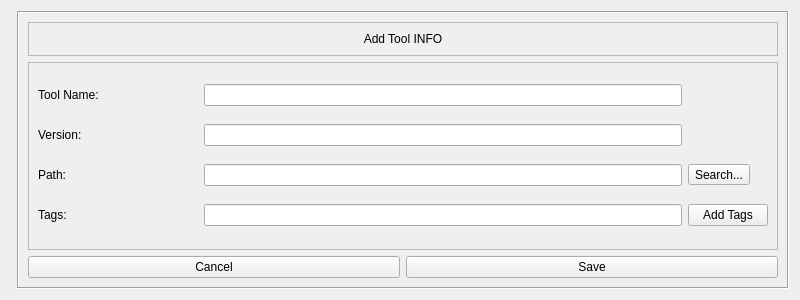
<?xml version="1.0" encoding="UTF-8"?>
<ui version="4.0">
 <class>Add_tool</class>
 <widget class="QWidget" name="Add_tool">
  <property name="geometry">
   <rect>
    <x>0</x>
    <y>0</y>
    <width>800</width>
    <height>300</height>
   </rect>
  </property>
  <property name="sizePolicy">
   <sizepolicy hsizetype="Fixed" vsizetype="Fixed">
    <horstretch>0</horstretch>
    <verstretch>0</verstretch>
   </sizepolicy>
  </property>
  <property name="maximumSize">
   <size>
    <width>800</width>
    <height>300</height>
   </size>
  </property>
  <property name="windowTitle">
   <string>Add_tool</string>
  </property>
  <layout class="QFormLayout" name="formLayout">
   <item row="0" column="1">
    <widget class="QFrame" name="frame">
     <property name="sizePolicy">
      <sizepolicy hsizetype="Preferred" vsizetype="Preferred">
       <horstretch>1</horstretch>
       <verstretch>1</verstretch>
      </sizepolicy>
     </property>
     <property name="autoFillBackground">
      <bool>true</bool>
     </property>
     <property name="frameShape">
      <enum>QFrame::Box</enum>
     </property>
     <property name="frameShadow">
      <enum>QFrame::Sunken</enum>
     </property>
     <layout class="QGridLayout" name="gridLayout">
      <item row="0" column="0" colspan="2">
       <widget class="QFrame" name="frame_2">
        <property name="sizePolicy">
         <sizepolicy hsizetype="Preferred" vsizetype="Fixed">
          <horstretch>0</horstretch>
          <verstretch>0</verstretch>
         </sizepolicy>
        </property>
        <property name="frameShape">
         <enum>QFrame::StyledPanel</enum>
        </property>
        <property name="frameShadow">
         <enum>QFrame::Raised</enum>
        </property>
        <layout class="QVBoxLayout" name="verticalLayout">
         <item>
          <widget class="QLabel" name="label_5">
           <property name="layoutDirection">
            <enum>Qt::LeftToRight</enum>
           </property>
           <property name="text">
            <string>Add Tool INFO</string>
           </property>
           <property name="alignment">
            <set>Qt::AlignCenter</set>
           </property>
          </widget>
         </item>
        </layout>
       </widget>
      </item>
      <item row="4" column="0" colspan="2">
       <widget class="QFrame" name="info_frame">
        <property name="frameShape">
         <enum>QFrame::StyledPanel</enum>
        </property>
        <property name="frameShadow">
         <enum>QFrame::Raised</enum>
        </property>
        <layout class="QGridLayout" name="gridLayout_2">
         <item row="2" column="0">
          <widget class="QLabel" name="path_label">
           <property name="text">
            <string>Path:</string>
           </property>
          </widget>
         </item>
         <item row="2" column="1" colspan="3">
          <widget class="QLineEdit" name="path_lineEdit"/>
         </item>
         <item row="3" column="0">
          <widget class="QLabel" name="tags_label">
           <property name="text">
            <string>Tags:</string>
           </property>
          </widget>
         </item>
         <item row="1" column="0">
          <widget class="QLabel" name="version_label">
           <property name="text">
            <string>Version:</string>
           </property>
          </widget>
         </item>
         <item row="1" column="1" colspan="3">
          <widget class="QLineEdit" name="version_lineEdit"/>
         </item>
         <item row="2" column="4">
          <widget class="QToolButton" name="pathSearch_toolButton">
           <property name="text">
            <string>Search...</string>
           </property>
          </widget>
         </item>
         <item row="3" column="1" colspan="3">
          <widget class="QLineEdit" name="tags_lineEdit"/>
         </item>
         <item row="3" column="4">
          <widget class="QPushButton" name="addTags_pushButton">
           <property name="text">
            <string>Add Tags</string>
           </property>
          </widget>
         </item>
         <item row="0" column="0">
          <widget class="QLabel" name="toolname_label">
           <property name="text">
            <string>Tool Name:</string>
           </property>
          </widget>
         </item>
         <item row="0" column="1" colspan="3">
          <widget class="QLineEdit" name="toolname_lineEdit"/>
         </item>
        </layout>
       </widget>
      </item>
      <item row="5" column="1">
       <widget class="QPushButton" name="Save_pushButton">
        <property name="text">
         <string>Save</string>
        </property>
       </widget>
      </item>
      <item row="5" column="0">
       <widget class="QPushButton" name="Cancel_pushButton">
        <property name="text">
         <string>Cancel</string>
        </property>
       </widget>
      </item>
     </layout>
    </widget>
   </item>
  </layout>
 </widget>
 <resources/>
 <connections/>
</ui>
